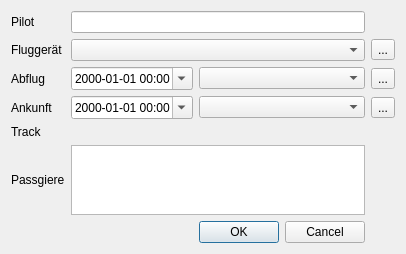
<?xml version="1.0" encoding="UTF-8"?>
<ui version="4.0">
 <class>FlightDialog</class>
 <widget class="QDialog" name="FlightDialog">
  <property name="geometry">
   <rect>
    <x>0</x>
    <y>0</y>
    <width>400</width>
    <height>239</height>
   </rect>
  </property>
  <property name="windowTitle">
   <string>Flug</string>
  </property>
  <layout class="QGridLayout" name="gridLayout" columnstretch="20,40,40,0">
   <item row="1" column="3">
    <widget class="QToolButton" name="newPlaneButton">
     <property name="text">
      <string>...</string>
     </property>
    </widget>
   </item>
   <item row="2" column="2">
    <widget class="QComboBox" name="fromBox"/>
   </item>
   <item row="0" column="0">
    <widget class="QLabel" name="labelPilot">
     <property name="text">
      <string>Pilot</string>
     </property>
    </widget>
   </item>
   <item row="2" column="3">
    <widget class="QToolButton" name="newFromButton">
     <property name="text">
      <string>...</string>
     </property>
    </widget>
   </item>
   <item row="3" column="2">
    <widget class="QComboBox" name="toBox"/>
   </item>
   <item row="5" column="0">
    <widget class="QLabel" name="labelPassengers">
     <property name="text">
      <string>Passgiere</string>
     </property>
    </widget>
   </item>
   <item row="2" column="0">
    <widget class="QLabel" name="labelFrom">
     <property name="text">
      <string>Abflug</string>
     </property>
    </widget>
   </item>
   <item row="2" column="1">
    <widget class="QDateTimeEdit" name="fromDate">
     <property name="displayFormat">
      <string>yyyy-MM-dd HH:mm</string>
     </property>
     <property name="calendarPopup">
      <bool>true</bool>
     </property>
    </widget>
   </item>
   <item row="6" column="2">
    <widget class="QDialogButtonBox" name="buttonBox">
     <property name="orientation">
      <enum>Qt::Horizontal</enum>
     </property>
     <property name="standardButtons">
      <set>QDialogButtonBox::Cancel|QDialogButtonBox::Ok</set>
     </property>
    </widget>
   </item>
   <item row="3" column="3">
    <widget class="QToolButton" name="newToButton">
     <property name="text">
      <string>...</string>
     </property>
    </widget>
   </item>
   <item row="1" column="0">
    <widget class="QLabel" name="label">
     <property name="text">
      <string>Fluggerät</string>
     </property>
    </widget>
   </item>
   <item row="3" column="0">
    <widget class="QLabel" name="labelTo">
     <property name="text">
      <string>Ankunft</string>
     </property>
    </widget>
   </item>
   <item row="3" column="1">
    <widget class="QDateTimeEdit" name="toDate">
     <property name="displayFormat">
      <string>yyyy-MM-dd HH:mm</string>
     </property>
     <property name="calendarPopup">
      <bool>true</bool>
     </property>
    </widget>
   </item>
   <item row="1" column="1" colspan="2">
    <widget class="QComboBox" name="planeBox"/>
   </item>
   <item row="4" column="0">
    <widget class="QLabel" name="label_2">
     <property name="text">
      <string>Track</string>
     </property>
    </widget>
   </item>
   <item row="0" column="1" colspan="2">
    <widget class="QLineEdit" name="pilotEdit">
     <property name="clearButtonEnabled">
      <bool>true</bool>
     </property>
    </widget>
   </item>
   <item row="5" column="1" colspan="2">
    <widget class="QPlainTextEdit" name="passengerEdit"/>
   </item>
  </layout>
 </widget>
 <resources/>
 <connections>
  <connection>
   <sender>buttonBox</sender>
   <signal>accepted()</signal>
   <receiver>FlightDialog</receiver>
   <slot>accept()</slot>
   <hints>
    <hint type="sourcelabel">
     <x>248</x>
     <y>254</y>
    </hint>
    <hint type="destinationlabel">
     <x>157</x>
     <y>274</y>
    </hint>
   </hints>
  </connection>
  <connection>
   <sender>buttonBox</sender>
   <signal>rejected()</signal>
   <receiver>FlightDialog</receiver>
   <slot>reject()</slot>
   <hints>
    <hint type="sourcelabel">
     <x>316</x>
     <y>260</y>
    </hint>
    <hint type="destinationlabel">
     <x>286</x>
     <y>274</y>
    </hint>
   </hints>
  </connection>
 </connections>
</ui>
